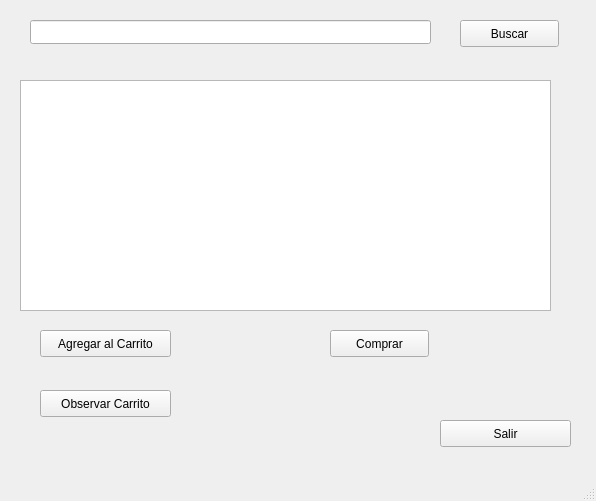
<?xml version="1.0" encoding="UTF-8"?>
<ui version="4.0">
 <class>Productos</class>
 <widget class="QMainWindow" name="Productos">
  <property name="geometry">
   <rect>
    <x>0</x>
    <y>0</y>
    <width>596</width>
    <height>501</height>
   </rect>
  </property>
  <property name="windowTitle">
   <string>Productos</string>
  </property>
  <widget class="QWidget" name="centralwidget">
   <widget class="QLabel" name="labelNomPro">
    <property name="geometry">
     <rect>
      <x>10</x>
      <y>40</y>
      <width>151</width>
      <height>20</height>
     </rect>
    </property>
    <property name="text">
     <string/>
    </property>
   </widget>
   <widget class="QPushButton" name="btnBuscar">
    <property name="geometry">
     <rect>
      <x>460</x>
      <y>20</y>
      <width>99</width>
      <height>27</height>
     </rect>
    </property>
    <property name="text">
     <string>Buscar</string>
    </property>
   </widget>
   <widget class="QTableView" name="tableProductos">
    <property name="geometry">
     <rect>
      <x>20</x>
      <y>80</y>
      <width>531</width>
      <height>231</height>
     </rect>
    </property>
   </widget>
   <widget class="QPushButton" name="btnAgregarCarrito">
    <property name="geometry">
     <rect>
      <x>40</x>
      <y>330</y>
      <width>131</width>
      <height>27</height>
     </rect>
    </property>
    <property name="text">
     <string>Agregar al Carrito</string>
    </property>
   </widget>
   <widget class="QPushButton" name="btnComprar">
    <property name="geometry">
     <rect>
      <x>330</x>
      <y>330</y>
      <width>99</width>
      <height>27</height>
     </rect>
    </property>
    <property name="text">
     <string>Comprar</string>
    </property>
   </widget>
   <widget class="QPushButton" name="btnVerCarrito">
    <property name="geometry">
     <rect>
      <x>40</x>
      <y>390</y>
      <width>131</width>
      <height>27</height>
     </rect>
    </property>
    <property name="text">
     <string>Observar Carrito</string>
    </property>
   </widget>
   <widget class="QPushButton" name="btnSalir">
    <property name="geometry">
     <rect>
      <x>440</x>
      <y>420</y>
      <width>131</width>
      <height>27</height>
     </rect>
    </property>
    <property name="text">
     <string>Salir</string>
    </property>
   </widget>
   <widget class="QLineEdit" name="txt_buscar">
    <property name="geometry">
     <rect>
      <x>30</x>
      <y>20</y>
      <width>401</width>
      <height>24</height>
     </rect>
    </property>
   </widget>
  </widget>
  <widget class="QMenuBar" name="menubar">
   <property name="geometry">
    <rect>
     <x>0</x>
     <y>0</y>
     <width>596</width>
     <height>22</height>
    </rect>
   </property>
  </widget>
  <widget class="QStatusBar" name="statusbar"/>
 </widget>
 <resources/>
 <connections/>
</ui>
